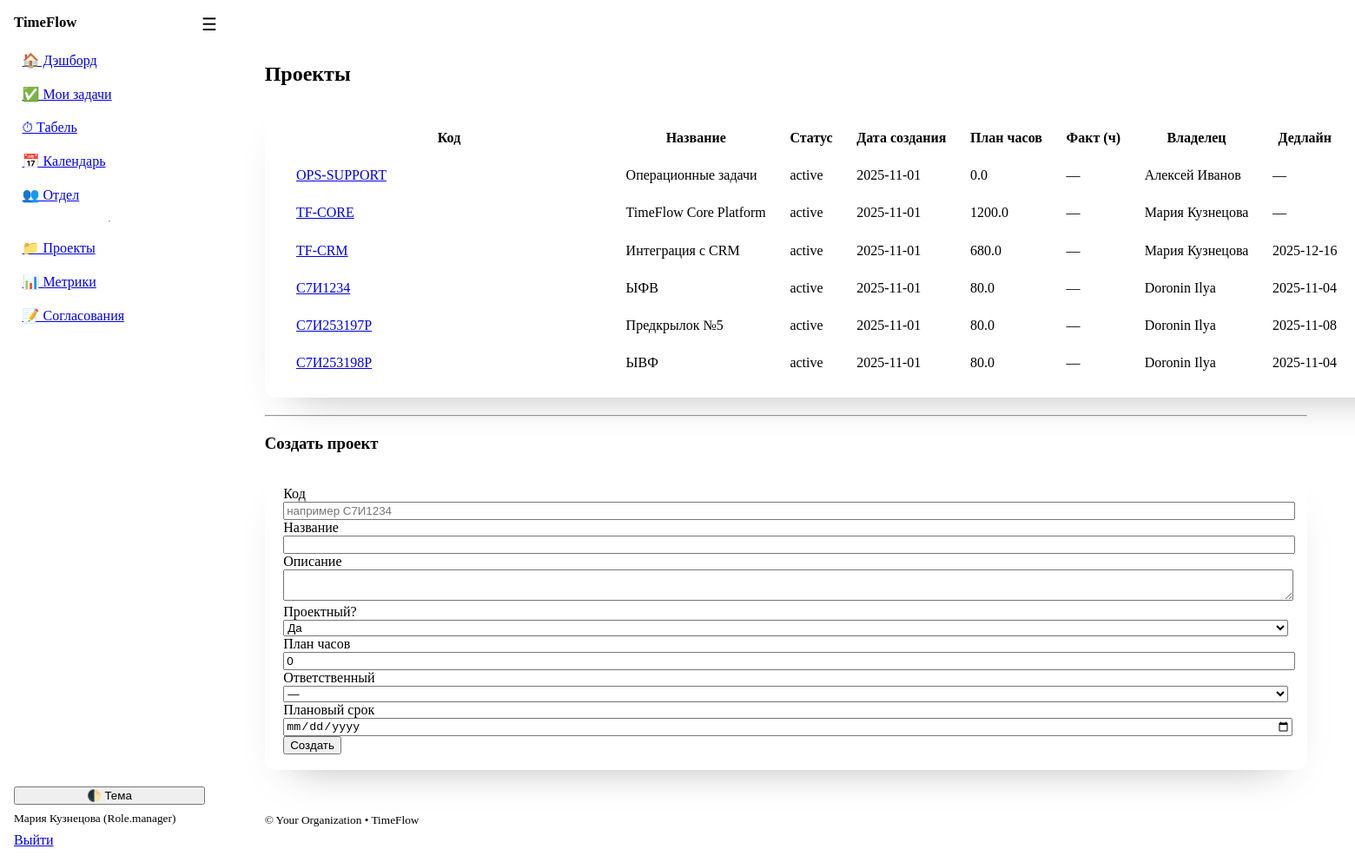
The page /projects (signed in) on the database as committed earlier.
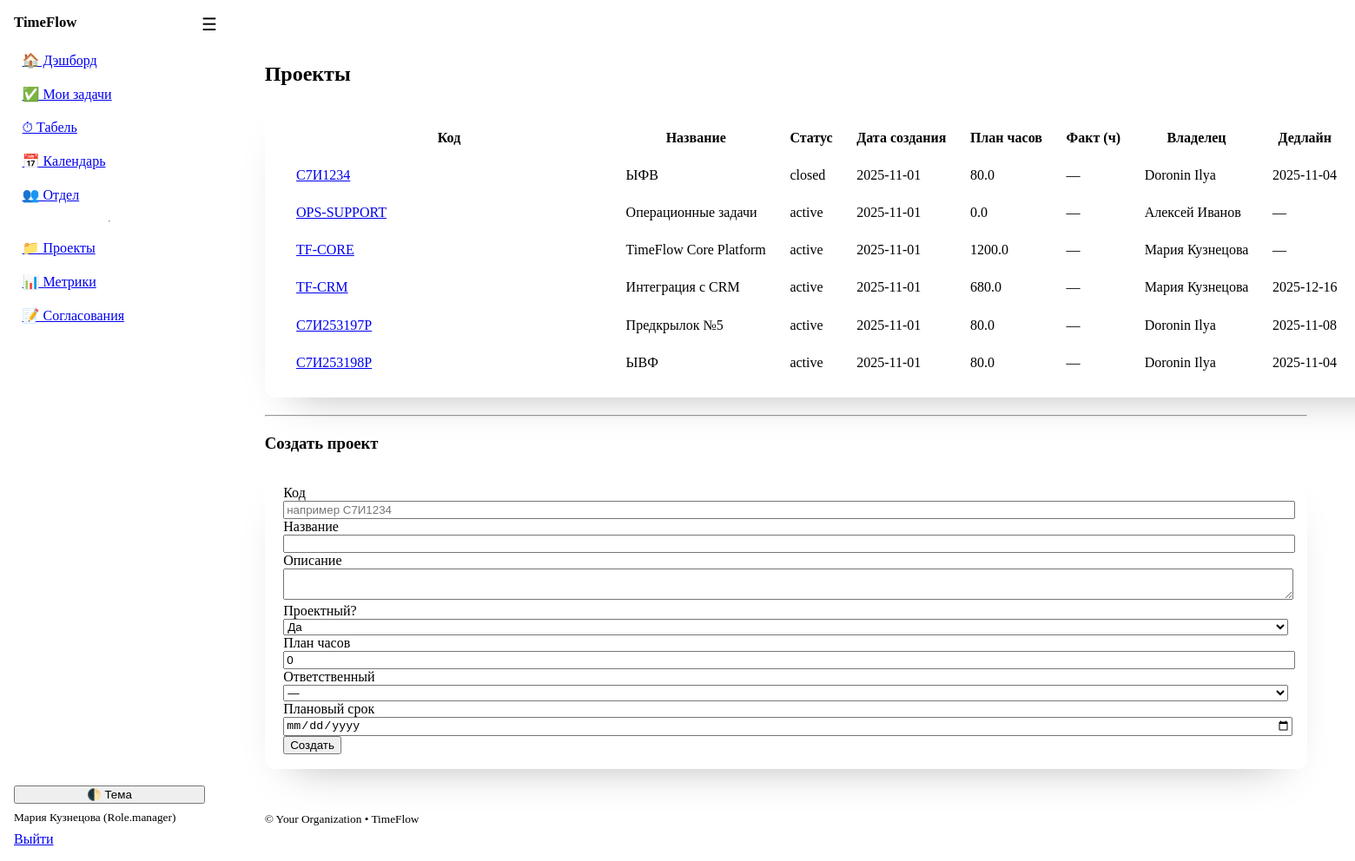
The same page on the database as committed later.
### models.py (models this page shows)
class Project(Base):
    __tablename__ = "projects"
    id: Mapped[int] = mapped_column(Integer, primary_key=True)
    code: Mapped[str] = mapped_column(String(50), index=True)  # e.g., C7И**** or other code
    name: Mapped[str] = mapped_column(String(200))
    description: Mapped[str] = mapped_column(Text, default="")
    is_project: Mapped[bool] = mapped_column(Boolean, default=True)  # False = non-project bucket
    status: Mapped[str] = mapped_column(String(20), default="active")  # active/closed
    planned_hours: Mapped[float] = mapped_column(Float, default=0.0)
    owner_id: Mapped[int | None] = mapped_column(ForeignKey("users.id"))
    date_created: Mapped[dt.date] = mapped_column(Date, default=dt.date.today)
    planned_due_date: Mapped[dt.date | None] = mapped_column(Date, nullable=True)
    owner: Mapped["User"] = relationship()
    tasks: Mapped[list["Task"]] = relationship(back_populates="project")
    __table_args__ = (UniqueConstraint("code", name="uq_project_code"),)
    members: Mapped[list["ProjectMember"]] = relationship(
        backref="project", cascade="all, delete-orphan"
    )

class User(Base):
    __tablename__ = "users"
    id: Mapped[int] = mapped_column(Integer, primary_key=True, index=True)
    username: Mapped[str] = mapped_column(String(50), unique=True, index=True)
    full_name: Mapped[str] = mapped_column(String(120))
    email: Mapped[str] = mapped_column(String(200), unique=True)
    department: Mapped[str] = mapped_column(String(120), default="")
    role: Mapped[Role] = mapped_column(Enum(Role), default=Role.employee)
    is_active: Mapped[bool] = mapped_column(Boolean, default=True)
    hashed_password: Mapped[str] = mapped_column(String(255))
    created_at: Mapped[dt.datetime] = mapped_column(DateTime, default=dt.datetime.utcnow)
    tasks: Mapped[list["Task"]] = relationship(
        "Task",
        back_populates="assignee",
        foreign_keys="Task.assignee_id",
    )
    time_entries: Mapped[list["TimeEntry"]] = relationship(
        "TimeEntry",
        back_populates="user",
        foreign_keys="TimeEntry.user_id",
    )
    member_projects: Mapped[list["ProjectMember"]] = relationship(backref="user", cascade="all, delete-orphan")

### app.py (the view)
@app.get("/projects", response_class=HTMLResponse)
def projects_page(request: Request, db: Session = Depends(get_db), user: User = Depends(get_current_user)):
    projects = db.scalars(select(Project).order_by(Project.status.desc(), Project.code)).all()
    users = db.scalars(select(User).order_by(User.full_name)).all()
    return templates.TemplateResponse("projects.html", {"request": request, "user": user, "projects": projects, "users": users, "app_name": APP_NAME})

### templates/projects.html (shortened to what this page needs)
{% extends "base.html" %}
{% block content %}
  <h2>Проекты</h2>
  <table class="sticky-table">
    <thead><tr><th>Код</th><th>Название</th><th>Статус</th><th>Дата создания</th><th>План часов</th><th>Факт (ч)</th><th>Владелец</th><th>Дедлайн</th><th>Действия</th></tr></thead>
    <tbody>
      {% for p in projects %}
      <tr>
        <td><a href="/projects/{{ p.id }}">{{ p.code }}</a></td>
        <td>{{ p.name }}</td>
        <td>{{ p.status }}</td>
        <td>{{ p.date_created }}</td>
        <td>{{ '%.1f'|format(p.planned_hours or 0) }}</td>
        <td>—</td>
        <td>{{ p.owner.full_name if p.owner else "—" }}</td>
        <td>{{ p.planned_due_date or "—" }}</td>
        <td>
        </td>
      </tr>
      {% endfor %}
    </tbody>
  </table>
  {% if user.role in ['manager','admin'] %}
  <hr>
  <h3>Создать проект</h3>
  <form method="post" action="/projects/new">
    <div class="grid">
      <label>Код <input type="text" name="code" placeholder="например C7И1234" required></label>
      <label>Название <input type="text" name="name" required></label>
    </div>
    <label>Описание <textarea name="description"></textarea></label>
    <div class="grid">
      <label>Проектный? <select name="is_project"><option value="1">Да</option><option value="0">Нет</option></select></label>
      <label>План часов <input type="number" step="0.5" name="planned_hours" value="0"></label>
    </div>
    <div class="grid">
      <label>Ответственный
        <select name="owner_id">
          <option value="">—</option>
        </select>
      </label>
      <label>Плановый срок <input type="date" name="planned_due_date"></label>
    </div>
    <button type="submit">Создать</button>
  </form>
  {% endif %}
{% endblock %}

Rows that differ between the two databases and show on the page:
changed Project "ЫФВ": status "active" → "closed"; moves up the list
